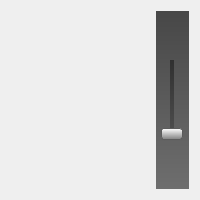
     <widget class="QWidget" name="layoutWidget">
      <layout class="QHBoxLayout" name="horizontalLayout_2">
       <property name="spacing">
        <number>0</number>
       </property>
       <item>
        <widget class="QWidget" name="mapWidget" native="true">
         <property name="sizePolicy">
          <sizepolicy hsizetype="MinimumExpanding" vsizetype="MinimumExpanding">
           <horstretch>0</horstretch>
           <verstretch>0</verstretch>
          </sizepolicy>
         </property>
         <property name="minimumSize">
          <size>
           <width>64</width>
           <height>64</height>
          </size>
         </property>
         <property name="mouseTracking">
          <bool>false</bool>
         </property>
         <property name="acceptDrops">
          <bool>false</bool>
         </property>
         <property name="styleSheet">
          <string notr="true">
/* background-color: black; */
border: 1px solid black;

QLabel { /* all label types */
/* background-color: rgba(255, 255, 255, 0); */
background-color: qlineargradient(spread:pad, x1:0.5, y1:0, x2:0.5, y2:1, stop:0 rgba(64, 64, 64, 255), stop:1 rgba(128, 128, 128, 255));
color: rgb(255, 255, 255);
}

QToolButton {	/* all types of tool button */ 
background-color: rgba(255, 255, 255, 0);
color: rgb(255, 255, 255);
/*border-style: none;*/
border: 0px; 
}
QToolButton:hover {
background-color: qlineargradient(spread:pad, x1:0.5, y1:0, x2:0.5, y2:1, stop:0 rgba(255, 160, 0, 255), stop:1 rgba(160, 100, 0, 255));
color: rgb(255, 255, 255);
}
QToolButton:pressed {
background-color: qlineargradient(spread:pad, x1:0.5, y1:0, x2:0.5, y2:1, stop:0 rgba(48, 48, 48, 255), stop:1 rgba(120, 120, 120, 255));
color: rgb(255, 255, 255);
}

QToolButton:checked {
background-color: qlineargradient(spread:pad, x1:0.5, y1:0, x2:0.5, y2:1, stop:0 rgba(48, 48, 48, 255), stop:1 rgba(120, 120, 120, 255));
color: rgb(255, 255, 255);
}

QSlider::groove:horizontal {
border: none;
height: 4px;
background-color: qlineargradient(spread:pad, x1:0.5, y1:0, x2:0.5, y2:1, stop:0 rgba(48, 48, 48, 255), stop:1 rgba(80, 80, 80, 255));
margin: 2px 0;
}
QSlider::handle:horizontal {
border: 1px solid #5c5c5c;
background-color: qlineargradient(spread:pad, x1:0.5, y1:0, x2:0.5, y2:1, stop:0 rgba(255, 255, 255, 255), stop:1 rgba(128, 128, 128, 255));
width: 24px;
margin: -2px 0;
border-radius: 3px;
}

QComboBox {
background-color: qlineargradient(spread:pad, x1:0.5, y1:0, x2:0.5, y2:1, stop:0 rgba(48, 48, 48, 255), stop:1 rgba(120, 120, 120, 255));
color: rgb(255, 255, 255);
}
QComboBox:hover {
background-color: qlineargradient(spread:pad, x1:0.5, y1:0, x2:0.5, y2:1, stop:0 rgba(48, 48, 48, 255), stop:1 rgba(120, 120, 120, 255));
	background-color: rgb(197, 138, 0);
}
QComboBox::down-arrow {
     image: url(:/opmap/images/combobox_down_arrow.png);
}
QComboBox:drop-down {
     subcontrol-origin: padding;
     subcontrol-position: top right;
     border-left-style: none;
     border-top-right-radius: 1px;
     border-bottom-right-radius: 1px;
}
</string>
         </property>
        </widget>
       </item>
       <item>
        <widget class="QWidget" name="widget" native="true">
         <property name="sizePolicy">
          <sizepolicy hsizetype="Minimum" vsizetype="Preferred">
           <horstretch>0</horstretch>
           <verstretch>0</verstretch>
          </sizepolicy>
         </property>
         <property name="styleSheet">
          <string notr="true">QFrame {
background-color: qlineargradient(spread:pad, x1:0, y1:0, x2:0, y2:1, stop:0 rgba(71, 71, 71, 255), stop:1 rgba(110, 110, 110, 255));
color: rgb(255, 255, 255);
}

QToolButton {	/* all types of tool button */ 
background-color: rgba(255, 255, 255, 0);
color: rgb(255, 255, 255);
/*border-style: none;*/
border: 0px; 
border-radius: 3px;
}
QToolButton:hover {
background-color: qlineargradient(spread:pad, x1:0.5, y1:0, x2:0.5, y2:1, stop:0 rgba(255, 255, 255, 200), stop:1 rgba(180, 180, 180, 200));
color: rgb(255, 255, 255);
border: 0px; 
border-radius: 3px;
}
QToolButton:pressed {
background-color: qlineargradient(spread:pad, x1:0.5, y1:0, x2:0.5, y2:1, stop:0 rgba(48, 48, 48, 255), stop:1 rgba(120, 120, 120, 255));
color: rgb(255, 255, 255);
border: 0px; 
border-radius: 3px;
}

QToolButton:checked {
background-color: qlineargradient(spread:pad, x1:0.5, y1:0, x2:0.5, y2:1, stop:0 rgba(48, 48, 48, 255), stop:1 rgba(120, 120, 120, 255));
color: rgb(255, 255, 255);
border: 0px; 
border-radius: 3px;
}

QSlider::groove:horizontal {
border: none;
height: 4px;
background-color: qlineargradient(spread:pad, x1:0.5, y1:0, x2:0.5, y2:1, stop:0 rgba(48, 48, 48, 255), stop:1 rgba(80, 80, 80, 255));
margin: 2px 0;
}
QSlider::handle:horizontal {
border: 1px solid #5c5c5c;
background-color: qlineargradient(spread:pad, x1:0.5, y1:0, x2:0.5, y2:1, stop:0 rgba(255, 255, 255, 255), stop:1 rgba(128, 128, 128, 255));
width: 24px;
margin: -2px 0;
border-radius: 3px;
}
</string>
         </property>
         <layout class="QVBoxLayout" name="verticalLayout_3">
          <property name="spacing">
           <number>0</number>
          </property>
          <property name="margin">
           <number>0</number>
          </property>
          <item>
           <widget class="QFrame" name="frameMapControls">
            <property name="sizePolicy">
             <sizepolicy hsizetype="Minimum" vsizetype="Preferred">
              <horstretch>0</horstretch>
              <verstretch>0</verstretch>
             </sizepolicy>
            </property>
            <property name="styleSheet">
             <string notr="true">QFrame {
background-color: qlineargradient(spread:pad, x1:0, y1:0, x2:0, y2:1, stop:0 rgba(71, 71, 71, 255), stop:1 rgba(110, 110, 110, 255));
color: rgba(0, 0, 0, 48);
}

QToolButton {	/* all types of tool button */ 
background-color: transparent;
/*background-color: qlineargradient(spread:pad, x1:0.5, y1:0, x2:0.5, y2:1, stop:0 rgba(110, 110, 110, 255), stop:1 rgba(71, 71, 71, 255));*/
color: rgb(255, 255, 255);
/*
border: 1px solid black; 
border-radius: 0px;
*/
border: none;
border-radius: 0px;
/*border: 1px solid white; 
border-radius: 3px;
border-top-color: rgba(255, 255, 255, 48);
border-right-color: rgba(255, 255, 255, 48);
border-bottom-color: rgba(0, 0, 0, 48);
border-left-color: rgba(0, 0, 0, 48);*/
}
QToolButton:hover {
background-color: qlineargradient(spread:pad, x1:0.5, y1:0, x2:0.5, y2:1, stop:0 rgba(255, 255, 255, 200), stop:1 rgba(180, 180, 180, 200));
color: rgb(255, 255, 255);
border: none;
/*border: 1px solid white; 
border-radius:3px;
border-top-color: rgba(255, 255, 255, 48);
border-right-color: rgba(255, 255, 255, 48);
border-bottom-color: rgba(0, 0, 0, 48);
border-left-color: rgba(0, 0, 0, 48);*/
}
QToolButton:pressed {
background-color: qlineargradient(spread:pad, x1:0.5, y1:0, x2:0.5, y2:1, stop:0 rgba(48, 48, 48, 255), stop:1 rgba(80, 80, 80, 255));
color: rgb(255, 255, 255);
border: 1px solid white; 
border-radius:3px;
border-top-color: rgba(0, 0, 0,160);
border-right-color: rgba(0, 0, 0, 160);
border-bottom-color: rgba(255, 255, 255, 80);
border-left-color: rgba(255, 255, 255, 80);
}

QToolButton:checked {
background-color: qlineargradient(spread:pad, x1:0.5, y1:0, x2:0.5, y2:1, stop:0 rgba(48, 48, 48, 255), stop:1 rgba(80, 80, 80, 255));
color: rgb(255, 255, 255);
border: 1px solid white; 
border-radius: 3px;
border-top-color: rgba(0, 0, 0,160);
border-right-color: rgba(0, 0, 0, 160);
border-bottom-color: rgba(255, 255, 255, 80);
border-left-color: rgba(255, 255, 255, 80);
}

QSliderl {
background-color: rgba(255, 255, 255, 0);
}
QSlider::groove:vertical {
border: none;
width: 4px;
background-color: qlineargradient(spread:pad, x1:0.5, y1:0, x2:0.5, y2:1, stop:0 rgba(48, 48, 48, 255), stop:1 rgba(80, 80, 80, 255));
margin: 2px 0;
}
QSlider::handle:vertical {
border: 1px solid #5c5c5c;
background-color: qlineargradient(spread:pad, x1:0.5, y1:0, x2:0.5, y2:1, stop:0 rgba(255, 255, 255, 255), stop:1 rgba(128, 128, 128, 255));
height: 10px;
margin: 0 -9px; /* expand outside the groove */ 
border-radius: 3px;
}
</string>
            </property>
            <property name="frameShape">
             <enum>QFrame::NoFrame</enum>
            </property>
            <property name="frameShadow">
             <enum>QFrame::Plain</enum>
            </property>
            <property name="lineWidth">
             <number>2</number>
            </property>
            <property name="midLineWidth">
             <number>0</number>
            </property>
            <layout class="QVBoxLayout" name="verticalLayout_2">
             <property name="spacing">
              <number>5</number>
             </property>
             <property name="margin">
              <number>1</number>
             </property>
             <item>
              <spacer name="verticalSpacer_3">
               <property name="orientation">
                <enum>Qt::Vertical</enum>
               </property>
               <property name="sizeType">
                <enum>QSizePolicy::Fixed</enum>
               </property>
               <property name="sizeHint" stdset="0">
                <size>
                 <width>20</width>
                 <height>10</height>
                </size>
               </property>
              </spacer>
             </item>
             <item>
              <widget class="QToolButton" name="toolButtonZoomP">
               <property name="toolTip">
                <string>Zoom in</string>
               </property>
               <property name="styleSheet">
                <string notr="true"/>
               </property>
               <property name="text">
                <string/>
               </property>
               <property name="icon">
                <iconset resource="opmap.qrc">
                 <normaloff>:/opmap/images/plus.png</normaloff>:/opmap/images/plus.png</iconset>
               </property>
               <property name="iconSize">
                <size>
                 <width>28</width>
                 <height>28</height>
                </size>
               </property>
               <property name="autoRepeat">
                <bool>true</bool>
               </property>
               <property name="autoRepeatDelay">
                <number>1000</number>
               </property>
               <property name="autoRepeatInterval">
                <number>1000</number>
               </property>
               <property name="autoRaise">
                <bool>false</bool>
               </property>
              </widget>
             </item>
             <item>
              <widget class="QSlider" name="horizontalSliderZoom">
               <property name="sizePolicy">
                <sizepolicy hsizetype="Preferred" vsizetype="Expanding">
                 <horstretch>0</horstretch>
                 <verstretch>0</verstretch>
                </sizepolicy>
               </property>
               <property name="minimumSize">
                <size>
                 <width>0</width>
                 <height>50</height>
                </size>
               </property>
               <property name="maximumSize">
                <size>
                 <width>16777215</width>
                 <height>200</height>
                </size>
               </property>
               <property name="cursor">
                <cursorShape>OpenHandCursor</cursorShape>
               </property>
               <property name="toolTip">
                <string>Zoom level</string>
               </property>
               <property name="autoFillBackground">
                <bool>false</bool>
               </property>
               <property name="styleSheet">
                <string notr="true"/>
               </property>
               <property name="minimum">
                <number>2</number>
               </property>
               <property name="maximum">
                <number>17</number>
               </property>
               <property name="pageStep">
                <number>1</number>
               </property>
               <property name="orientation">
                <enum>Qt::Vertical</enum>
               </property>
               <property name="invertedControls">
                <bool>false</bool>
               </property>
               <property name="tickPosition">
                <enum>QSlider::NoTicks</enum>
               </property>
               <property name="tickInterval">
                <number>2</number>
               </property>
              </widget>
             </item>
             <item>
              <widget class="QToolButton" name="toolButtonZoomM">
               <property name="toolTip">
                <string>Zoom out</string>
               </property>
               <property name="styleSheet">
                <string notr="true"/>
               </property>
               <property name="text">
                <string/>
               </property>
               <property name="icon">
                <iconset resource="opmap.qrc">
                 <normaloff>:/opmap/images/minus.png</normaloff>:/opmap/images/minus.png</iconset>
               </property>
               <property name="iconSize">
                <size>
                 <width>28</width>
                 <height>28</height>
                </size>
               </property>
               <property name="autoRepeat">
                <bool>true</bool>
               </property>
               <property name="autoRepeatDelay">
                <number>1000</number>
               </property>
               <property name="autoRepeatInterval">
                <number>1000</number>
               </property>
               <property name="autoRaise">
                <bool>false</bool>
               </property>
              </widget>
             </item>
             <item>
              <spacer name="verticalSpacer_2">
               <property name="orientation">
                <enum>Qt::Vertical</enum>
               </property>
               <property name="sizeType">
                <enum>QSizePolicy::Expanding</enum>
               </property>
               <property name="sizeHint" stdset="0">
                <size>
                 <width>20</width>
                 <height>10</height>
                </size>
               </property>
              </spacer>
             </item>
            </layout>
           </widget>
          </item>
         </layout>
        </widget>
       </item>
      </layout>
     </widget>
